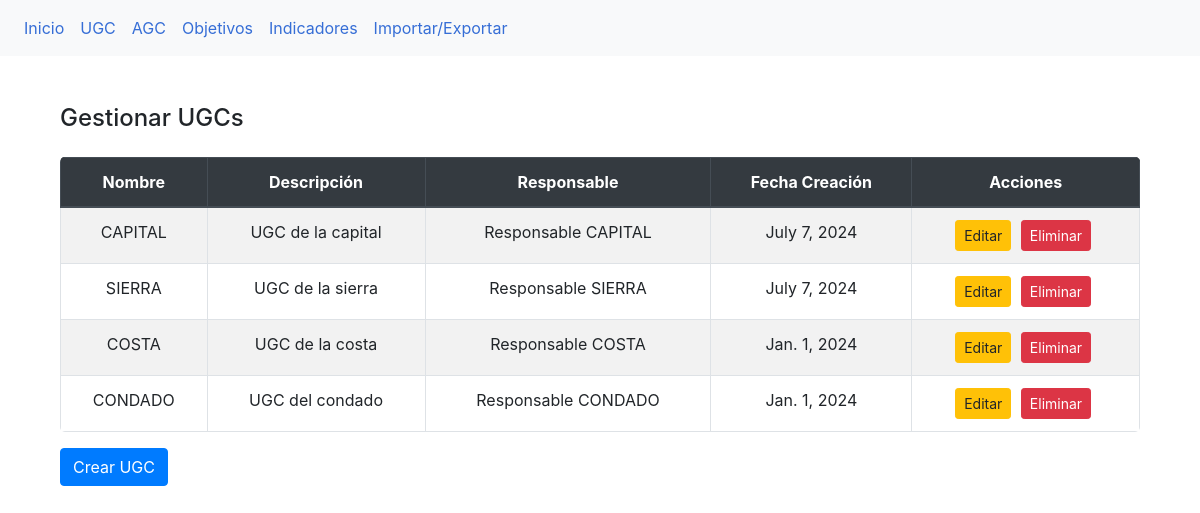
Page /ugc/ on the committed database.
### myapp/models.py (models this page shows, shortened)
class UGC(models.Model):
    id_ugc = models.AutoField(primary_key=True)
    nombre_ugc = models.CharField(max_length=255)
    descripcion_ugc = models.CharField(max_length=255, blank=True, null=True)
    responsable_ugc = models.CharField(max_length=255, blank=True, null=True)
    fecha_crea_ugc = models.DateField(blank=True, null=True)

### myapp/views.py (the view, shortened to what this page needs)
# urls.py: path('ugc/', GestionarUGCView.as_view(), name='gestionar_ugc'),
class GestionarUGCView(View):
    def get(self, request):
        ugcs = UGC.objects.all()
        return render(request, 'myapp/ugc.html', {'ugcs': ugcs})

### myapp/templates/myapp/ugc.html (shortened to what this page needs)
{% extends "myapp/base.html" %}
{% block content %}
<div class="container mt-5">
    <h4 class="mb-4">Gestionar UGCs</h4>
    <div class="table-responsive">
        <table class="table table-striped table-bordered">
            <thead class="thead-dark">
                <tr>
                    <th>Nombre</th>
                    <th>Descripción</th>
                    <th>Responsable</th>
                    <th>Fecha Creación</th>
                    <th>Acciones</th>
                </tr>
            </thead>
            <tbody>
                {% for ugc in ugcs %}
                <tr>
                    <td>{{ ugc.nombre_ugc }}</td>
                    <td>{{ ugc.descripcion_ugc }}</td>
                    <td>{{ ugc.responsable_ugc }}</td>
                    <td>{{ ugc.fecha_crea_ugc }}</td>
                    <td>
                        <a href="{% url 'editar_ugc' ugc.id_ugc %}" class="btn btn-warning btn-sm">Editar</a>
                        <form method="post" action="" style="display:inline;">
                            <button type="submit" name="delete" class="btn btn-danger btn-sm">Eliminar</button>
                        </form>
                    </td>
                </tr>
                {% endfor %}
            </tbody>
        </table>
    </div>
    <a href="{% url 'crear_ugc' %}" class="btn btn-primary">Crear UGC</a>
</div>
{% endblock %}

### static/css/styles.css (style rules this page uses)
body { background-color: #f2f2f2; font-family: 'Arial', sans-serif; }
.container { margin-top: 50px; }
.btn-primary { background-color: #004b87; border-color: #004b87; }
body { background-color: #f8f9fa; }
.table-responsive { margin-top: 10px; }
.table { border-radius: 5px; overflow: hidden; }
.table thead { background-color: #343a40; color: #ffffff; }
.table th, .table td { vertical-align: middle; text-align: center; }
.table td .btn { margin-right: 5px; }

### rows in the picture
UGC: nombre_ugc "CAPITAL", descripcion_ugc "UGC de la capital", responsable_ugc "Responsable CAPITAL", fecha_crea_ugc "July 7, 2024"
UGC: nombre_ugc "SIERRA", descripcion_ugc "UGC de la sierra", responsable_ugc "Responsable SIERRA", fecha_crea_ugc "July 7, 2024"
UGC: nombre_ugc "COSTA", descripcion_ugc "UGC de la costa", responsable_ugc "Responsable COSTA", fecha_crea_ugc "Jan. 1, 2024"
UGC: nombre_ugc "CONDADO", descripcion_ugc "UGC del condado", responsable_ugc "Responsable CONDADO", fecha_crea_ugc "Jan. 1, 2024"
